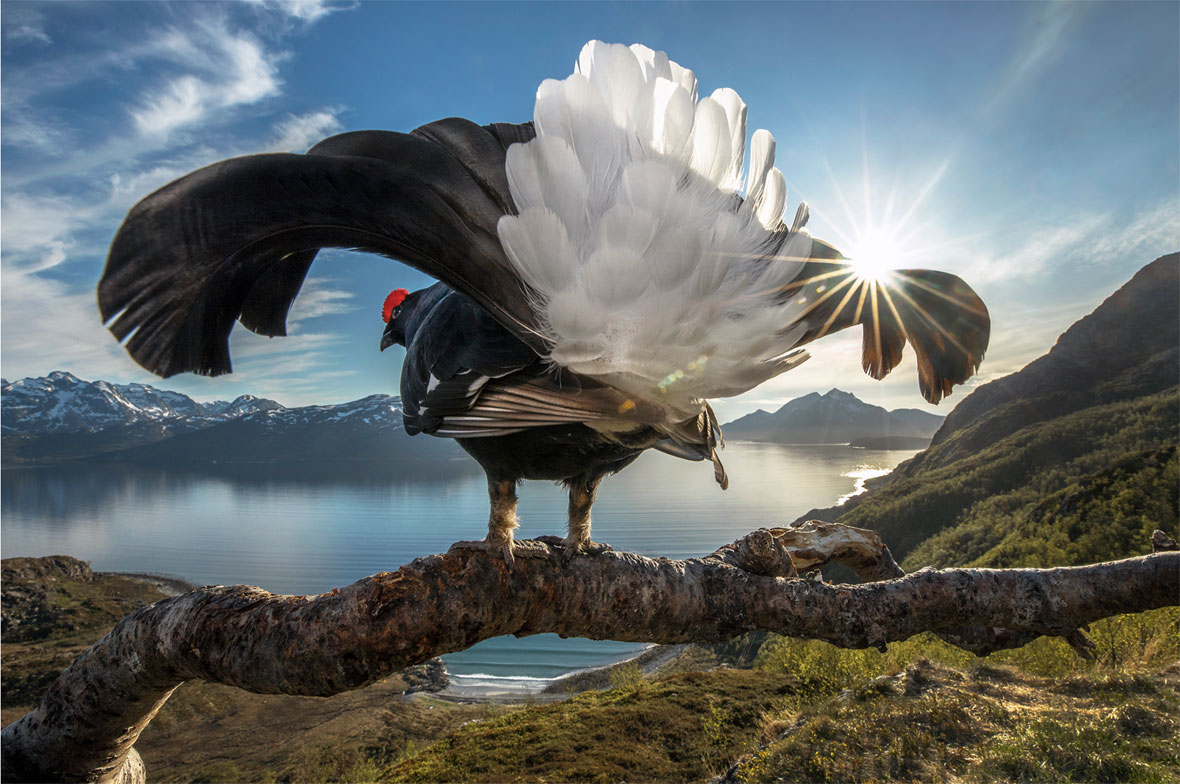
//> input picture accessing_pixel/input_image/chicken.jpg, 1180 x 784 px
$ ./accessing_method input_image/chicken.jpg   (built with g++ and OpenCV 4)
//> lines starting //> are read from the running program, lines starting //| are printed output that depends on the picture; after the words box and inside, x2 and y2 are one past the last pixel; in counts of white or black regions, pixels touching at a corner belong together
#include <iostream>
#include <opencv2/opencv.hpp>
#include <cmath>

using namespace std;
using namespace cv;

void Chuyen_Doi_Gamma(Mat& out, double gamma, double c)
{
    for (int row=0; row < out.rows; row++)
    {
        uchar* ptrRow = out.ptr<uchar>(row);
        for (int col=0; col < out.cols; col++)
        {
            //ptrRow[col] = 255 - ptrRow[col];
            ptrRow[col] = c * pow(ptrRow[col], gamma);
        }
    }
}

void Dao_Anh(Mat& out)
{
    for (int row=0; row < out.rows; row++)
    {
        uchar* ptrRow = out.ptr<uchar>(row);
        for (int col=0; col < out.cols; col++)
        {
            ptrRow[col] = 255 - ptrRow[col];
        }
    }
}

void Chuyen_Doi_Logarit(Mat& out, float c)
{
    for (int row=0; row < out.rows; row++)
    {
        uchar* ptrRow = out.ptr<uchar>(row);
        for (int col=0; col < out.cols; col++)
        {
            ptrRow[col] = c * log(1 + ptrRow[col]);
        }
    }
}

// threshold image
// Using LUT opencv
enum mode_thresh {
    BINARY = 0,
    BINARY_INV = 1
};
void Cat_Nguong1(const Mat& input, Mat& output, int thresh, int mode)
{
    Mat lut(1, 256, CV_8UC1);
    for (int i=0; i < 256; i++)
    {
        //float x = (float)i / 256.0;
        lut.at<uchar>(i) = (mode == BINARY) ? ((i < thresh) ? 0 : 255) : ((i < thresh) ? 255 : 0);
    }
    LUT(input, lut, output);
}

// traditional
void Cat_Nguong2(Mat& src, Mat& output, int threshold, bool inverted=false)
{
    // if (src.channels() == 3)
    //     cvtColor(src, output, COLOR_BGR2GRAY);
    Mat temp = Mat(src.rows, src.cols, CV_8UC1);
    for (int row = 0; row<src.rows; row++)
    {
        uchar* ptrRowSrc = src.ptr<uchar>(row);
        uchar* ptrRowOut = temp.ptr<uchar>(row);
        for (int col = 0; col < src.cols; col++)
        {
            if (ptrRowSrc[col] < threshold)
                ptrRowOut[col] = inverted ? 255 : 0;
            else ptrRowOut[col] = inverted ? 0 : 255;
        }
    }
    output = temp;
}

int main(int, char** argv)
{
    Mat img = imread(argv[1]);
//> img is the input picture: 784 rows x 1180 cols, CV_8UC3; mean B, G, R 106.2, 105.5, 98.7
    Mat src;
    int gamma = 0, c = 0;
    float ratio = 500.0 / img.size().width;
//> ratio = 0.424
    resize(img, img, Size(500, (int)(ratio * img.size().height)));
//> img: 332 rows x 500 cols, CV_8UC3
    //src.copyTo(result);
    cvtColor(img, src, COLOR_BGR2GRAY);
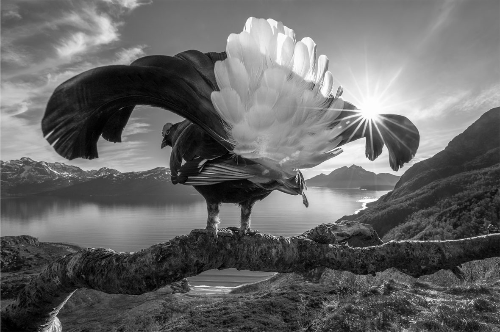
//> src: 332 rows x 500 cols, CV_8UC1; min 0, max 255, mean 103.4
    Mat thres;
    threshold(src, thres, 100, 255, THRESH_BINARY);
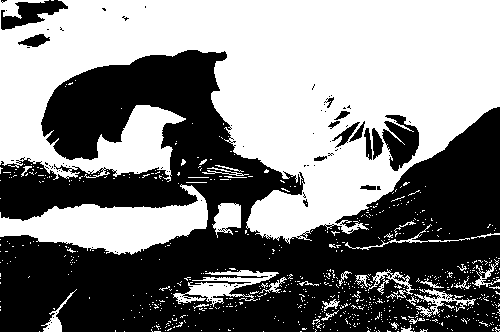
//> thres: 332 rows x 500 cols, CV_8UC1; 50.7% white; 104 black regions (90 under 20 px), largest, box (x1, y1, x2, y2) and area: (0, 50, 500, 332) 78256, (382, 115, 419, 171) 1261, (1, 0, 68, 30) 972
    imshow("Thresh", thres);
    //Chuyen_Doi_Gamma(src, 0.8, 1);
    //Chuyen_Doi_Logarit(src, 0.2);

    Mat result1;
    Cat_Nguong1(src, result1, 100, BINARY);
//> in Cat_Nguong1, `LUT(input, lut, output);`:
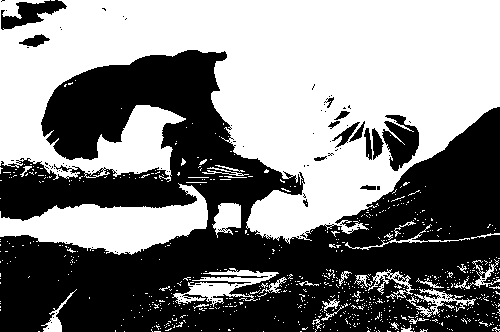
//> output: 332 rows x 500 cols, CV_8UC1; 51% white; 111 black regions (97 under 20 px), largest, box (x1, y1, x2, y2) and area: (0, 50, 500, 332) 77830, (382, 115, 419, 171) 1252, (1, 0, 67, 30) 928
    imshow("Result 1", result1);
    Mat result2;
    Cat_Nguong2(src, result2, 100, false);
    imshow("Result 2", result2);
    waitKey(0);
    return 0;
}
